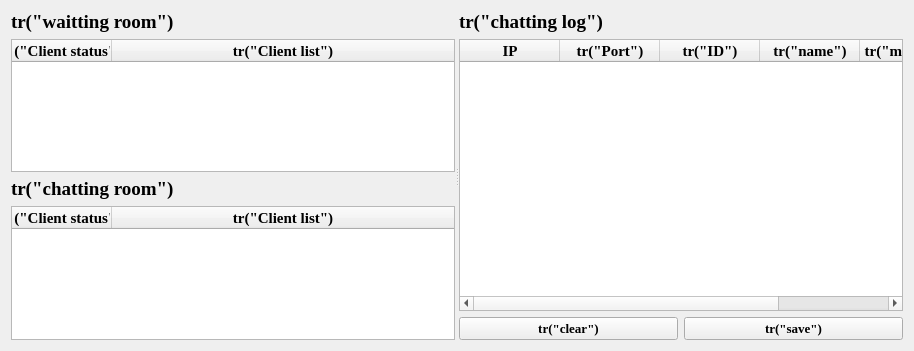
<?xml version="1.0" encoding="UTF-8"?>
<ui version="4.0">
 <class>ChatServerForm</class>
 <widget class="QWidget" name="ChatServerForm">
  <property name="geometry">
   <rect>
    <x>0</x>
    <y>0</y>
    <width>914</width>
    <height>351</height>
   </rect>
  </property>
  <property name="font">
   <font>
    <family>Times New Roman</family>
    <pointsize>11</pointsize>
   </font>
  </property>
  <property name="windowTitle">
   <string>Form</string>
  </property>
  <layout class="QVBoxLayout" name="verticalLayout_4">
   <item>
    <widget class="QSplitter" name="splitter">
     <property name="orientation">
      <enum>Qt::Horizontal</enum>
     </property>
     <widget class="QWidget" name="layoutWidget">
      <layout class="QVBoxLayout" name="verticalLayout_5">
       <item>
        <layout class="QVBoxLayout" name="verticalLayout_2">
         <item>
          <widget class="QLabel" name="waitingRoomLabel">
           <property name="maximumSize">
            <size>
             <width>16777215</width>
             <height>25</height>
            </size>
           </property>
           <property name="font">
            <font>
             <family>Times New Roman</family>
             <pointsize>14</pointsize>
             <bold>true</bold>
            </font>
           </property>
           <property name="text">
            <string>tr(&quot;waitting room&quot;)</string>
           </property>
          </widget>
         </item>
         <item>
          <widget class="QTreeWidget" name="waittingRoomTreeWidget">
           <property name="minimumSize">
            <size>
             <width>0</width>
             <height>0</height>
            </size>
           </property>
           <column>
            <property name="text">
             <string>tr(&quot;Client status&quot;)</string>
            </property>
            <property name="font">
             <font>
              <family>Times New Roman</family>
              <pointsize>11</pointsize>
              <bold>true</bold>
             </font>
            </property>
            <property name="textAlignment">
             <set>AlignCenter</set>
            </property>
           </column>
           <column>
            <property name="text">
             <string>tr(&quot;Client list&quot;)</string>
            </property>
            <property name="font">
             <font>
              <family>Times New Roman</family>
              <pointsize>11</pointsize>
              <bold>true</bold>
             </font>
            </property>
            <property name="textAlignment">
             <set>AlignCenter</set>
            </property>
           </column>
          </widget>
         </item>
        </layout>
       </item>
       <item>
        <layout class="QVBoxLayout" name="verticalLayout_1">
         <item>
          <widget class="QLabel" name="chattingRoomLabel">
           <property name="maximumSize">
            <size>
             <width>16777215</width>
             <height>25</height>
            </size>
           </property>
           <property name="font">
            <font>
             <family>Times New Roman</family>
             <pointsize>14</pointsize>
             <bold>true</bold>
            </font>
           </property>
           <property name="text">
            <string>tr(&quot;chatting room&quot;)</string>
           </property>
          </widget>
         </item>
         <item>
          <widget class="QTreeWidget" name="chattingRoomTreeWidget">
           <property name="minimumSize">
            <size>
             <width>0</width>
             <height>0</height>
            </size>
           </property>
           <column>
            <property name="text">
             <string>tr(&quot;Client status&quot;)</string>
            </property>
            <property name="font">
             <font>
              <family>Times New Roman</family>
              <pointsize>11</pointsize>
              <bold>true</bold>
             </font>
            </property>
            <property name="textAlignment">
             <set>AlignCenter</set>
            </property>
           </column>
           <column>
            <property name="text">
             <string>tr(&quot;Client list&quot;)</string>
            </property>
            <property name="font">
             <font>
              <family>Times New Roman</family>
              <pointsize>11</pointsize>
              <bold>true</bold>
             </font>
            </property>
            <property name="textAlignment">
             <set>AlignCenter</set>
            </property>
           </column>
          </widget>
         </item>
        </layout>
       </item>
      </layout>
     </widget>
     <widget class="QWidget" name="layoutWidget">
      <layout class="QVBoxLayout" name="verticalLayout_3">
       <item>
        <widget class="QLabel" name="logLabel">
         <property name="maximumSize">
          <size>
           <width>16777215</width>
           <height>25</height>
          </size>
         </property>
         <property name="font">
          <font>
           <family>Times New Roman</family>
           <pointsize>14</pointsize>
           <bold>true</bold>
          </font>
         </property>
         <property name="text">
          <string>tr(&quot;chatting log&quot;)</string>
         </property>
        </widget>
       </item>
       <item>
        <widget class="QTreeWidget" name="logTreeWidget">
         <column>
          <property name="text">
           <string>IP</string>
          </property>
          <property name="font">
           <font>
            <family>Times New Roman</family>
            <pointsize>11</pointsize>
            <bold>true</bold>
           </font>
          </property>
          <property name="textAlignment">
           <set>AlignCenter</set>
          </property>
         </column>
         <column>
          <property name="text">
           <string>tr(&quot;Port&quot;)</string>
          </property>
          <property name="font">
           <font>
            <family>Times New Roman</family>
            <pointsize>11</pointsize>
            <bold>true</bold>
           </font>
          </property>
          <property name="textAlignment">
           <set>AlignCenter</set>
          </property>
         </column>
         <column>
          <property name="text">
           <string>tr(&quot;ID&quot;)</string>
          </property>
          <property name="font">
           <font>
            <family>Times New Roman</family>
            <pointsize>11</pointsize>
            <bold>true</bold>
           </font>
          </property>
          <property name="textAlignment">
           <set>AlignCenter</set>
          </property>
         </column>
         <column>
          <property name="text">
           <string>tr(&quot;name&quot;)</string>
          </property>
          <property name="font">
           <font>
            <family>Times New Roman</family>
            <pointsize>11</pointsize>
            <bold>true</bold>
           </font>
          </property>
          <property name="textAlignment">
           <set>AlignCenter</set>
          </property>
         </column>
         <column>
          <property name="text">
           <string>tr(&quot;message&quot;)</string>
          </property>
          <property name="font">
           <font>
            <family>Times New Roman</family>
            <pointsize>11</pointsize>
            <bold>true</bold>
           </font>
          </property>
          <property name="textAlignment">
           <set>AlignCenter</set>
          </property>
         </column>
         <column>
          <property name="text">
           <string>tr(&quot;time&quot;)</string>
          </property>
          <property name="font">
           <font>
            <family>Times New Roman</family>
            <pointsize>11</pointsize>
            <bold>true</bold>
           </font>
          </property>
          <property name="textAlignment">
           <set>AlignCenter</set>
          </property>
         </column>
        </widget>
       </item>
       <item>
        <layout class="QHBoxLayout" name="horizontalLayout">
         <item>
          <widget class="QPushButton" name="clearPushButton">
           <property name="font">
            <font>
             <family>Times New Roman</family>
             <pointsize>10</pointsize>
             <bold>true</bold>
            </font>
           </property>
           <property name="text">
            <string>tr(&quot;clear&quot;)</string>
           </property>
          </widget>
         </item>
         <item>
          <widget class="QPushButton" name="savePushButton">
           <property name="minimumSize">
            <size>
             <width>0</width>
             <height>0</height>
            </size>
           </property>
           <property name="font">
            <font>
             <family>Times New Roman</family>
             <pointsize>10</pointsize>
             <bold>true</bold>
            </font>
           </property>
           <property name="text">
            <string>tr(&quot;save&quot;)</string>
           </property>
          </widget>
         </item>
        </layout>
       </item>
      </layout>
     </widget>
    </widget>
   </item>
  </layout>
 </widget>
 <resources/>
 <connections>
  <connection>
   <sender>clearPushButton</sender>
   <signal>clicked()</signal>
   <receiver>logTreeWidget</receiver>
   <slot>clear()</slot>
   <hints>
    <hint type="sourcelabel">
     <x>662</x>
     <y>333</y>
    </hint>
    <hint type="destinationlabel">
     <x>744</x>
     <y>174</y>
    </hint>
   </hints>
  </connection>
 </connections>
</ui>
